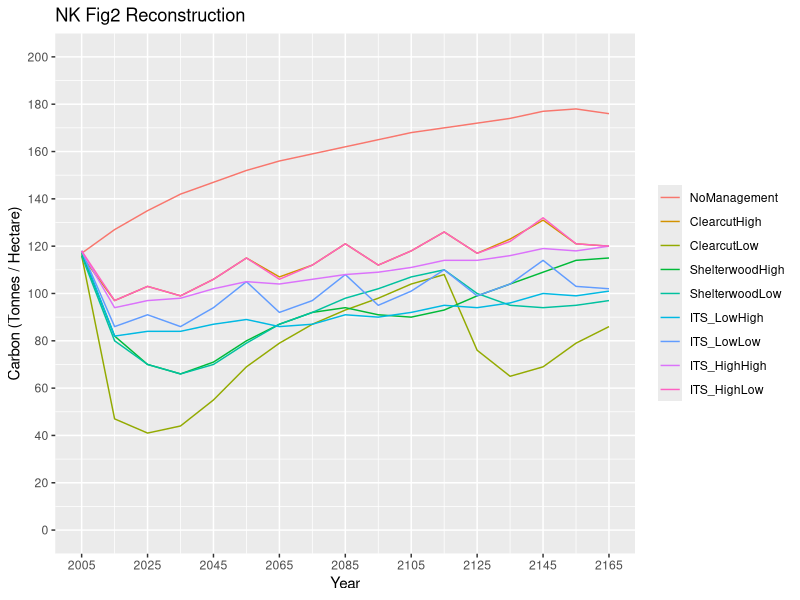
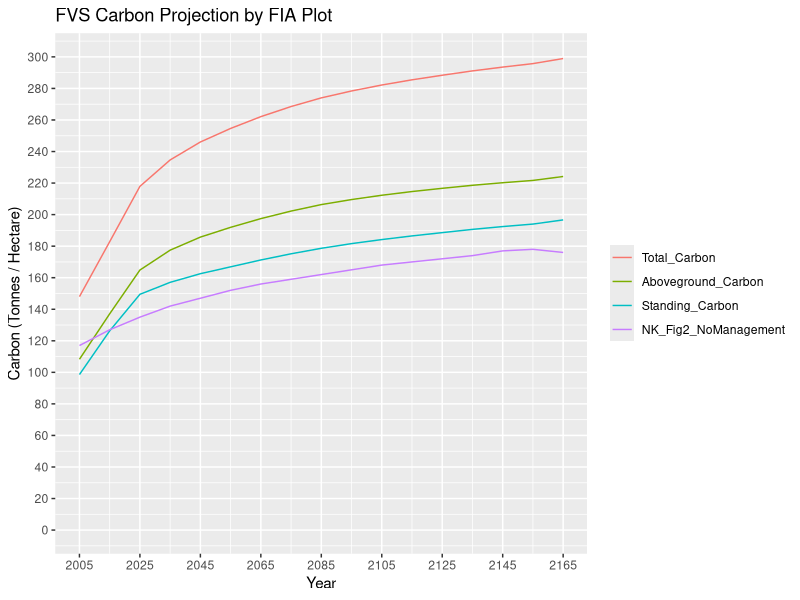
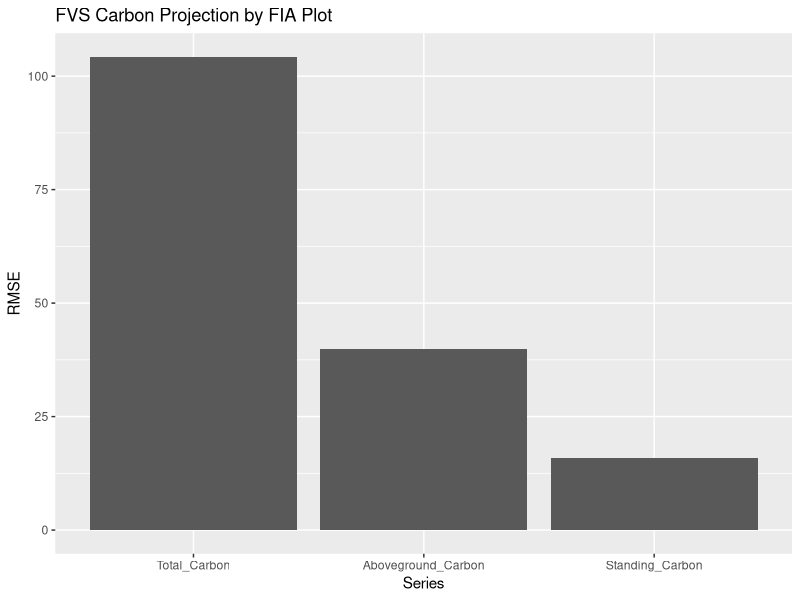
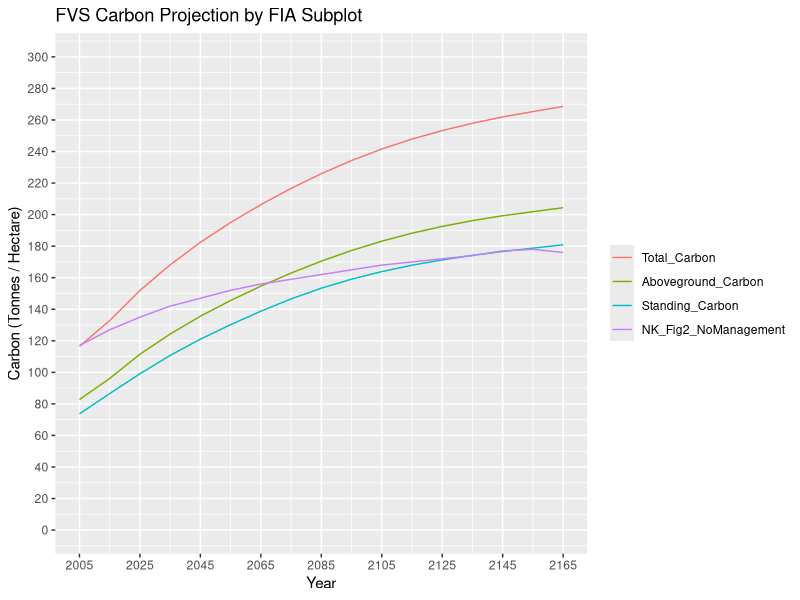
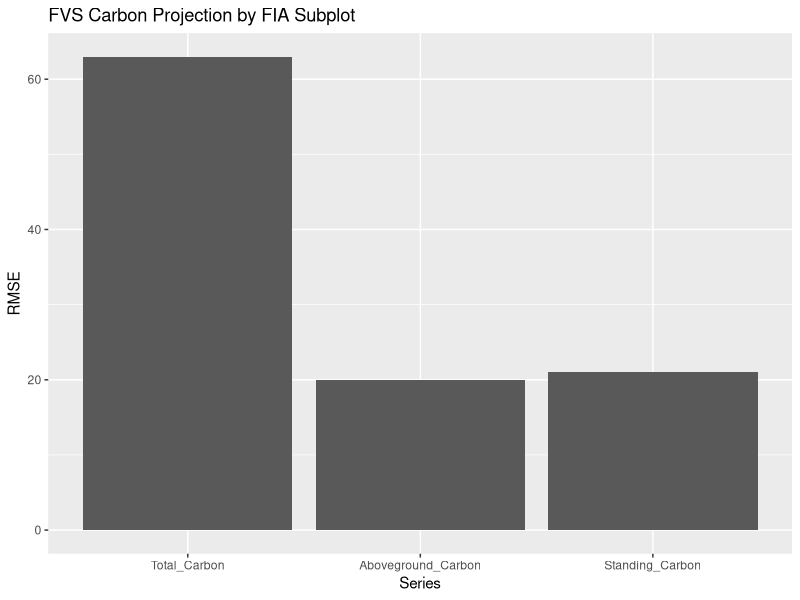
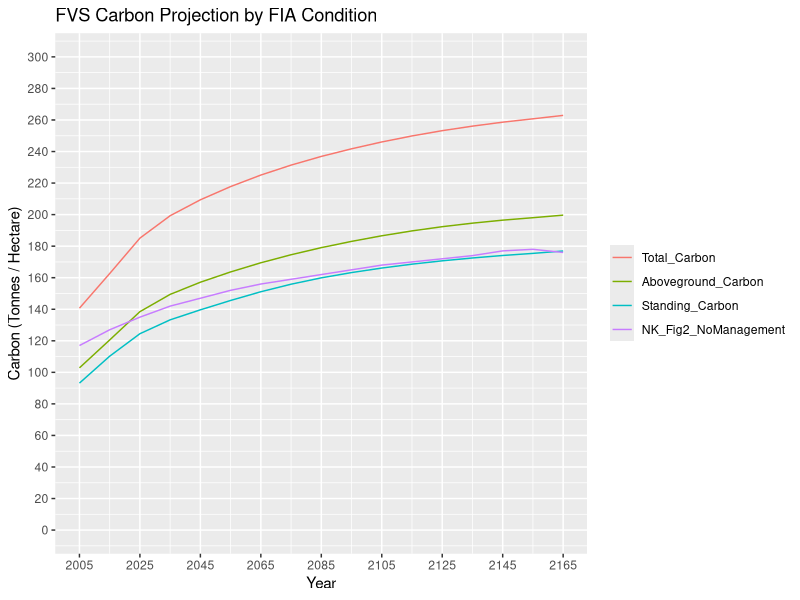
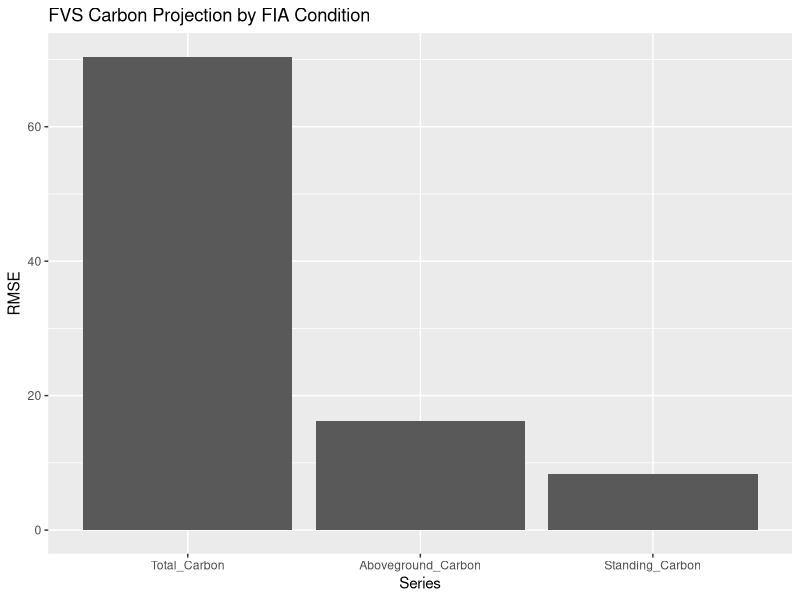

Write the R code that produced these figures, in order.
## ---- chunk 1
suppressPackageStartupMessages(library(tidyverse))
suppressPackageStartupMessages(library(reshape2)) # for melt()
## ---- chunk 2
NK_Fig2_NoManagement <- read_csv(
    "../01_processedInputData/NK_Fig2_NoManagement.csv",
    col_names = c("Year","NoManagement"),
    # Read columns as double, since that is how they were written
    col_types = "dd"
  ) |>
  # Round columns to nearest integer, since that is what was intended
  mutate(Year=round(Year), NoManagement=round(NoManagement))
NK_Fig2_ClearcutHigh <- read_csv(
    "../01_processedInputData/NK_Fig2_ClearcutHigh.csv",
    col_names = c("Year","ClearcutHigh"),
    col_types = "dd"
  ) |>
  mutate(Year=round(Year), ClearcutHigh=round(ClearcutHigh))
NK_Fig2_ClearcutLow <- read_csv(
    "../01_processedInputData/NK_Fig2_ClearcutLow.csv",
    col_names = c("Year","ClearcutLow"),
    col_types = "dd"
  ) |>
  mutate(Year=round(Year), ClearcutLow=round(ClearcutLow))
NK_Fig2_ShelterwoodHigh <- read_csv(
    "../01_processedInputData/NK_Fig2_ShelterwoodHigh.csv",
    col_names = c("Year","ShelterwoodHigh"),
    col_types = "dd"
  ) |>
  mutate(Year=round(Year), ShelterwoodHigh=round(ShelterwoodHigh))
NK_Fig2_ShelterwoodLow <- read_csv(
    "../01_processedInputData/NK_Fig2_ShelterwoodLow.csv",
    col_names = c("Year","ShelterwoodLow"),
    col_types = "dd"
  ) |>
  mutate(Year=round(Year), ShelterwoodLow=round(ShelterwoodLow))
NK_Fig2_ITS_LowHigh <- read_csv(
    "../01_processedInputData/NK_Fig2_ITS_LowHigh.csv",
    col_names = c("Year","ITS_LowHigh"),
    col_types = "dd"
  ) |>
  mutate(Year=round(Year), ITS_LowHigh=round(ITS_LowHigh))
NK_Fig2_ITS_LowLow <- read_csv(
    "../01_processedInputData/NK_Fig2_ITS_LowLow.csv",
    col_names = c("Year","ITS_LowLow"),
    col_types = "dd"
  ) |>
  mutate(Year=round(Year), ITS_LowLow=round(ITS_LowLow))
NK_Fig2_ITS_HighHigh <- read_csv(
    "../01_processedInputData/NK_Fig2_ITS_HighHigh.csv",
    col_names = c("Year","ITS_HighHigh"),
    col_types = "dd"
  ) |>
  mutate(Year=round(Year), ITS_HighHigh=round(ITS_HighHigh))
NK_Fig2_ITS_HighLow <- read_csv(
    "../01_processedInputData/NK_Fig2_ITS_HighLow.csv",
    col_names = c("Year","ITS_HighLow"),
    col_types = "dd"
  ) |>
  mutate(Year=round(Year), ITS_HighLow=round(ITS_HighLow))

# Assemble a single table from 2005 - 2165
fig2 <- NK_Fig2_NoManagement |>
  full_join(NK_Fig2_ClearcutHigh, by=join_by(Year)) |>
  full_join(NK_Fig2_ClearcutLow, by=join_by(Year)) |>
  full_join(NK_Fig2_ShelterwoodHigh, by=join_by(Year)) |>
  full_join(NK_Fig2_ShelterwoodLow, by=join_by(Year)) |>
  full_join(NK_Fig2_ITS_LowHigh, by=join_by(Year)) |>
  full_join(NK_Fig2_ITS_LowLow, by=join_by(Year)) |>
  full_join(NK_Fig2_ITS_HighHigh, by=join_by(Year)) |>
  full_join(NK_Fig2_ITS_HighLow, by=join_by(Year)) |>
  filter(Year>=2005) |>
  # The last year in Fig2 is 2164; nudge it to 2165
  # to align with contemporary FVS runs.
  mutate(Year=if_else(Year==2164,2165,Year)) |>
  arrange(Year)

ggplot(
    data = melt(fig2, id.vars = "Year"),
    mapping = aes(x = Year, y = value, color = variable)
  ) +
  ggtitle("NK Fig2 Reconstruction") +
  ylab("Carbon (Tonnes / Hectare)") +
  theme(legend.title = element_blank()) +
  geom_line() +
  coord_cartesian(xlim = c(2005, 2165), ylim = c(0, 200)) +
  scale_x_continuous(breaks=seq(2005,2165,20)) +
  scale_y_continuous(breaks=seq(0,200,20))
## ---- chunk 3
table4 <- read_csv("../00_rawData/NK_Table_4.csv")

# Table4 uses scientific names; translate to get FVS Species Code
fvs_species_codes <-
  read_csv("../01_processedInputData/FVSne_Overview_Table_3.2.1.csv") |>
  select("Scientific Name", "Species Code")

# table4 has one column per species. We wish to add observations per species
# with different types, so pivot the table to have one row per species.
table4_rot <- table4 |>
  pivot_longer(cols = !`Management scenario`) |>
  pivot_wider(names_from = `Management scenario`) |>
  rename(`Scientific Name`=name) |>
  left_join(fvs_species_codes, by=join_by(`Scientific Name`))

# Values in NK are seedlings per hectare; FVS needs seedlings per acre
hectare_to_acre <- 2.471
table4_rot$Clearcut <- table4_rot$Clearcut * hectare_to_acre
table4_rot$Shelterwood <- table4_rot$Shelterwood * hectare_to_acre
table4_rot$`ITS_Low Retention` <- table4_rot$`ITS_Low Retention` * hectare_to_acre
table4_rot$`ITS_High Retention` <- table4_rot$`ITS_High Retention` * hectare_to_acre
table4_rot$Background <- table4_rot$Background * hectare_to_acre





knitr::kable(table4_rot)
## ---- chunk 4
NoManagement_Carbon_ByPlot <- read_csv(
    "../03_outputs/NoManagement_Carbon_ByPlot.csv",
    col_types = cols(StandID = col_character())
  ) |>
  rename(Aboveground_Live = Aboveground_Total_Live) |>
  rename(Down_Dead = Forest_Down_Dead_Wood) |>
  mutate(Aboveground_Dead = Standing_Dead + Down_Dead) |>
  mutate(Aboveground_Carbon = Aboveground_Live + Aboveground_Dead) |>
  mutate(Standing_Carbon = Aboveground_Live + Standing_Dead) |>
  select(StandID, Year, Total_Stand_Carbon,
         Aboveground_Carbon, Standing_Carbon,
         Aboveground_Live, Aboveground_Dead, Standing_Dead, Down_Dead)
knitr::kable(NoManagement_Carbon_ByPlot)
## ---- chunk 5
NoManagement_Carbon_ByPlot_ByYear <- NoManagement_Carbon_ByPlot |>
  group_by(Year) |>
  summarize(
    Total_Carbon=mean(Total_Stand_Carbon),
    Aboveground_Carbon=mean(Aboveground_Carbon),
    Standing_Carbon=mean(Standing_Carbon),
    .groups = "keep"
  ) |>
  filter(Year >= 2005) |>
  # Join in the NoManagement scenario from fig2 for comparison
  full_join(fig2 |> select(Year,NoManagement), by=join_by(Year)) |>
  rename(NK_Fig2_NoManagement = NoManagement)

write_csv(NoManagement_Carbon_ByPlot_ByYear, "../03_outputs/NoManagement_Carbon_ByPlot_ByYear.csv")

ggplot(
    data = melt(NoManagement_Carbon_ByPlot_ByYear, id.vars = "Year"),
    mapping = aes(x = Year, y = value, color = variable)
  ) +
  ggtitle("FVS Carbon Projection by FIA Plot") +
  ylab("Carbon (Tonnes / Hectare)") +
  theme(legend.title = element_blank()) +
  geom_line() +
  coord_cartesian(xlim = c(2005, 2165), ylim = c(0, 300)) +
  scale_x_continuous(breaks=seq(2005,2165,20)) +
  scale_y_continuous(breaks=seq(0,300,20))
## ---- chunk 6
Plots_RMSE <- tibble(
  Total_Carbon = sqrt(mean(
    (NoManagement_Carbon_ByPlot_ByYear$Total_Carbon - NoManagement_Carbon_ByPlot_ByYear$NK_Fig2_NoManagement)^2
  )),
  Aboveground_Carbon = sqrt(mean(
    (NoManagement_Carbon_ByPlot_ByYear$Aboveground_Carbon - NoManagement_Carbon_ByPlot_ByYear$NK_Fig2_NoManagement)^2
  )),
  Standing_Carbon = sqrt(mean(
    (NoManagement_Carbon_ByPlot_ByYear$Standing_Carbon - NoManagement_Carbon_ByPlot_ByYear$NK_Fig2_NoManagement)^2
  ))
)
ggplot(
    data = melt(Plots_RMSE, id = NULL, variable.name = "Series", value.name = "RMSE"),
    mapping = aes(x = Series, y = RMSE)
  ) +
  ggtitle("FVS Carbon Projection by FIA Plot") +
  geom_col()
## ---- chunk 7
Plots_RMSE |> select(Standing_Carbon)
## ---- chunk 8
NoManagement_Carbon_BySubplot_ByYear <- read_csv(
    "../03_outputs/NoManagement_Carbon_BySubplot.csv",
    col_types = cols(StandID = col_character())
  ) |>
  rename(Total_Carbon = Total_Stand_Carbon) |>
  rename(Aboveground_Live = Aboveground_Total_Live) |>
  rename(Down_Dead = Forest_Down_Dead_Wood) |>
  mutate(Aboveground_Dead = Standing_Dead + Down_Dead) |>
  mutate(Aboveground_Carbon = Aboveground_Live + Aboveground_Dead) |>
  mutate(Standing_Carbon = Aboveground_Live + Standing_Dead) |>
  select(StandID, Year, Total_Carbon,
         Aboveground_Carbon, Standing_Carbon,
         Aboveground_Live, Aboveground_Dead, Standing_Dead, Down_Dead) |>
  group_by(Year) |>
  summarize(
    Total_Carbon=mean(Total_Carbon),
    Aboveground_Carbon=mean(Aboveground_Carbon),
    Standing_Carbon=mean(Standing_Carbon),
    .groups = "keep"
  ) |>
  filter(Year >= 2005) |>
  full_join(fig2 |> select(Year,NoManagement), by=join_by(Year)) |>
  rename(NK_Fig2_NoManagement = NoManagement)

ggplot(
    data = melt(NoManagement_Carbon_BySubplot_ByYear, id.vars = "Year"),
    mapping = aes(x = Year, y = value, color = variable)
  ) +
  ggtitle("FVS Carbon Projection by FIA Subplot") +
  ylab("Carbon (Tonnes / Hectare)") +
  theme(legend.title = element_blank()) +
  geom_line() +
  coord_cartesian(xlim = c(2005, 2165), ylim = c(0, 300)) +
  scale_x_continuous(breaks=seq(2005,2165,20)) +
  scale_y_continuous(breaks=seq(0,300,20))
## ---- chunk 9
Subplots_RMSE <- tibble(
  Total_Carbon = sqrt(mean(
    (NoManagement_Carbon_BySubplot_ByYear$Total_Carbon - NoManagement_Carbon_BySubplot_ByYear$NK_Fig2_NoManagement)^2
  )),
  Aboveground_Carbon = sqrt(mean(
    (NoManagement_Carbon_BySubplot_ByYear$Aboveground_Carbon - NoManagement_Carbon_BySubplot_ByYear$NK_Fig2_NoManagement)^2
  )),
  Standing_Carbon = sqrt(mean(
    (NoManagement_Carbon_BySubplot_ByYear$Standing_Carbon - NoManagement_Carbon_BySubplot_ByYear$NK_Fig2_NoManagement)^2
  ))
)
ggplot(
    data = melt(Subplots_RMSE, id = NULL, variable.name = "Series", value.name = "RMSE"),
    mapping = aes(x = Series, y = RMSE)
  ) +
  ggtitle("FVS Carbon Projection by FIA Subplot") +
  geom_col()
## ---- chunk 10
NoManagement_Carbon_ByCondition_ByYear <- read_csv(
    "../03_outputs/NoManagement_Carbon_ByCondition.csv",
    col_types = cols(StandID = col_character())
  ) |>
  rename(Total_Carbon = Total_Stand_Carbon) |>
  rename(Aboveground_Live = Aboveground_Total_Live) |>
  rename(Down_Dead = Forest_Down_Dead_Wood) |>
  mutate(Aboveground_Dead = Standing_Dead + Down_Dead) |>
  mutate(Aboveground_Carbon = Aboveground_Live + Aboveground_Dead) |>
  mutate(Standing_Carbon = Aboveground_Live + Standing_Dead) |>
  select(StandID, Year, Total_Carbon,
         Aboveground_Carbon, Standing_Carbon,
         Aboveground_Live, Aboveground_Dead, Standing_Dead, Down_Dead) |>
  group_by(Year) |>
  summarize(
    Total_Carbon=mean(Total_Carbon),
    Aboveground_Carbon=mean(Aboveground_Carbon),
    Standing_Carbon=mean(Standing_Carbon),
    .groups = "keep"
  ) |>
  filter(Year >= 2005) |>
  full_join(fig2 |> select(Year,NoManagement), by=join_by(Year)) |>
  rename(NK_Fig2_NoManagement = NoManagement)

ggplot(
    data = melt(NoManagement_Carbon_ByCondition_ByYear, id.vars = "Year"),
    mapping = aes(x = Year, y = value, color = variable)
  ) +
  ggtitle("FVS Carbon Projection by FIA Condition") +
  ylab("Carbon (Tonnes / Hectare)") +
  theme(legend.title = element_blank()) +
  geom_line() +
  coord_cartesian(xlim = c(2005, 2165), ylim = c(0, 300)) +
  scale_x_continuous(breaks=seq(2005,2165,20)) +
  scale_y_continuous(breaks=seq(0,300,20))
## ---- chunk 11
Conditions_RMSE <- tibble(
  Total_Carbon = sqrt(mean(
    (NoManagement_Carbon_ByCondition_ByYear$Total_Carbon - NoManagement_Carbon_ByCondition_ByYear$NK_Fig2_NoManagement)^2
  )),
  Aboveground_Carbon = sqrt(mean(
    (NoManagement_Carbon_ByCondition_ByYear$Aboveground_Carbon - NoManagement_Carbon_ByCondition_ByYear$NK_Fig2_NoManagement)^2
  )),
  Standing_Carbon = sqrt(mean(
    (NoManagement_Carbon_ByCondition_ByYear$Standing_Carbon - NoManagement_Carbon_ByCondition_ByYear$NK_Fig2_NoManagement)^2
  ))
)
ggplot(
    data = melt(Conditions_RMSE, id = NULL, variable.name = "Series", value.name = "RMSE"),
    mapping = aes(x = Series, y = RMSE)
  ) +
  ggtitle("FVS Carbon Projection by FIA Condition") +
  geom_col()
## ---- chunk 12
Conditions_RMSE |> select(Standing_Carbon)
